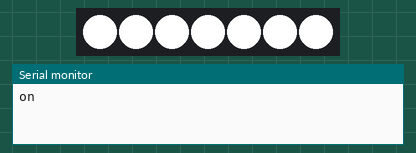
This sketch was run on a simulated Arduino Uno, built with avr-gcc and run on an emulated ATmega328P. Shown: 7 RGB LEDs in strip order, left to right, the last lines printed to the serial monitor.

Above: at 0.1 s.
At 0.6 s:
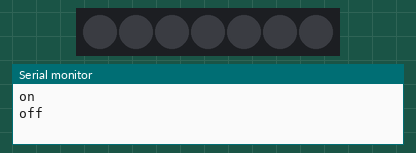
Timing chart, 0 to 130.0 s (numbered marks = the images above):
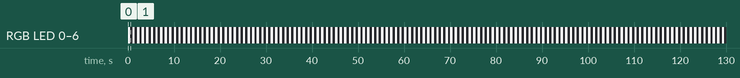

Measured:
- by itself, RGB LED 0–6: alternates RGB(255, 255, 255) for 0.50 s and off for 0.50 s

The sketch:

250722_led-on-stack.ino
```cpp
#include <Adafruit_NeoPixel.h>
#include <Wire.h>


/* ------------------ LEDs Setup ---------------------- */
#define LEDS_PIN A5 // On Trinket or Gemma, suggest changing this to 1
#define NUMPIXELS 7 // Popular NeoPixel ring size

Adafruit_NeoPixel pixels(NUMPIXELS, LEDS_PIN, NEO_GRB + NEO_KHZ800);


void setup() {
  Serial.begin(115200);

  pixels.begin(); // INITIALIZE NeoPixel strip object (REQUIRED)
  pixels.clear(); // Set all pixel colors to 'off'
}

void loop() {
    pixels.fill(pixels.Color(255,255,255));
    pixels.show();
    Serial.println("on");
    delay(500);
    pixels.clear();
    Serial.println("off");
    pixels.show();

    delay(500);
//   Serial.println(cap.filteredData(0));

//   // -------------- Handle filtered data as control
//   if (cap.filteredData(0) < 100) {
//     myDFPlayer.volume(20);
//     pixels.fill(pixels.Color(100,100,30));
//     pixels.show();
//   } else {
//     myDFPlayer.volume(0);
//     pixels.clear();
//     pixels.show();
//   }

//   delay(50);
}

// void printDetail(uint8_t type, int value) {
//   switch (type) {
//     case TimeOut:
//       Serial.println(F("Time Out!"));
//       break;
//     case WrongStack:
//       Serial.println(F("Stack Wrong!"));
//       break;
//     case DFPlayerCardInserted:
//       Serial.println(F("Card Inserted!"));
//       break;
//     case DFPlayerCardRemoved:
//       Serial.println(F("Card Removed!"));
//       break;
//     case DFPlayerCardOnline:
//       Serial.println(F("Card Online!"));
//       break;
//     case DFPlayerUSBInserted:
//       Serial.println("USB Inserted!");
//       break;
//     case DFPlayerUSBRemoved:
//       Serial.println("USB Removed!");
//       break;
//     case DFPlayerPlayFinished:
//       Serial.print(F("Number:"));
//       Serial.print(value);
//       Serial.println(F(" Play Finished!"));
//       break;
//     case DFPlayerError:
//       Serial.print(F("DFPlayerError:"));
//       switch (value) {
//         case Busy:
//           Serial.println(F("Card not found"));
//           break;
//         case Sleeping:
//           Serial.println(F("Sleeping"));
//           break;
//         case SerialWrongStack:
//           Serial.println(F("Get Wrong Stack"));
//           break;
//         case CheckSumNotMatch:
//           Serial.println(F("Check Sum Not Match"));
//           break;
//         case FileIndexOut:
//           Serial.println(F("File Index Out of Bound"));
//           break;
//         case FileMismatch:
//           Serial.println(F("Cannot Find File"));
//           break;
//         case Advertise:
//           Serial.println(F("In Advertise"));
//           break;
//         default:
//           break;
//       }
//       break;
//     default:
//       break;
//   }
// }
```
